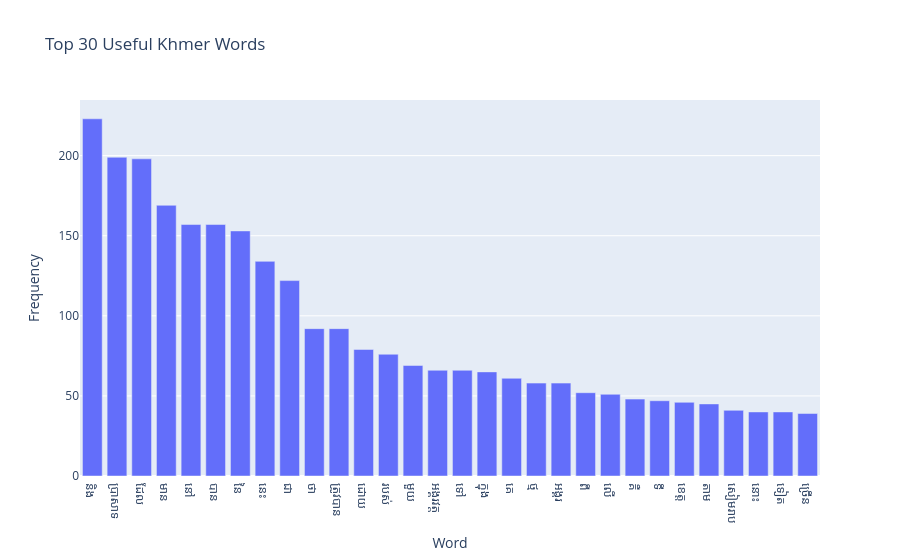

Notebook source saved alongside this figure:
### Markdown cell above
## 11. Exploratory Data Analysis with Plotly

The graphs below describe word frequency, token length, vocabulary coverage, and Zipf-like behavior.

### Code cell
token_freq_df = pd.DataFrame(useful_counts.items(), columns=["word", "frequency"])
token_freq_df["length"] = token_freq_df["word"].apply(len)
token_freq_df = token_freq_df.sort_values("frequency", ascending=False).reset_index(drop=True)
token_freq_df["rank"] = token_freq_df.index + 1
token_freq_df["frequency_group"] = pd.cut(
    token_freq_df["frequency"],
    bins=[0, 2, 5, 10, 20, 50, 100000],
    labels=["1-2", "3-5", "6-10", "11-20", "21-50", "51+"]
)

top30_df = token_freq_df.head(30)
fig = px.bar(top30_df, x="word", y="frequency", title="Top 30 Useful Khmer Words", labels={"word": "Word", "frequency": "Frequency"}, hover_data=["length"])
fig.show()

### Figure 1 — Plotly figure (JSON) as saved in the notebook; plotly's stock layout.template omitted (floating-point values rounded to 4 significant figures)
{"data": [{"customdata": [[3], [7], [3], [3], [2], [3], [2], [3], [2], [2], [8], [3], [4], [3], [9], [2], [5], [2], [3], [5], [2], [2], [2], [2], [5], [3], [6], [3], [3], [5]], "hovertemplate": "Word=%{x}<br>Frequency=%{y}<br>length=%{customdata[0]}<extra></extra>", "legendgroup": "", "marker": {"color": "#636efa", "pattern": {"shape": ""}}, "name": "", "orientation": "v", "showlegend": false, "textposition": "auto", "type": "bar", "x": ["និង", "ប្រាសាទ", "ដែល", "មាន", "នៅ", "បាន", "នៃ", "នេះ", "ជា", "ថា", "ត្រូវបាន", "ដោយ", "របស់", "មួយ", "អង្គរវត្ត", "ទៅ", "ក្នុង", "គេ", "ថ្ម", "អង្គរ", "ពី", "លើ", "គឺ", "ទី", "ខេត្ត", "តាម", "សៀមរាប", "នោះ", "ទៀត", "ច្រើន"], "xaxis": "x", "y": [223, 199, 198, 169, 157, 157, 153, 134, 122, 92, 92, 79, 76, 69, 66, 66, 65, 61, 58, 58, 52, 51, 48, 47, 46, 45, 41, 40, 40, 39], "yaxis": "y"}], "layout": {"barmode": "relative", "legend": {"tracegroupgap": 0}, "title": {"text": "Top 30 Useful Khmer Words"}, "xaxis": {"anchor": "y", "domain": [0, 1], "title": {"text": "Word"}}, "yaxis": {"anchor": "x", "domain": [0, 1], "title": {"text": "Frequency"}}}}
